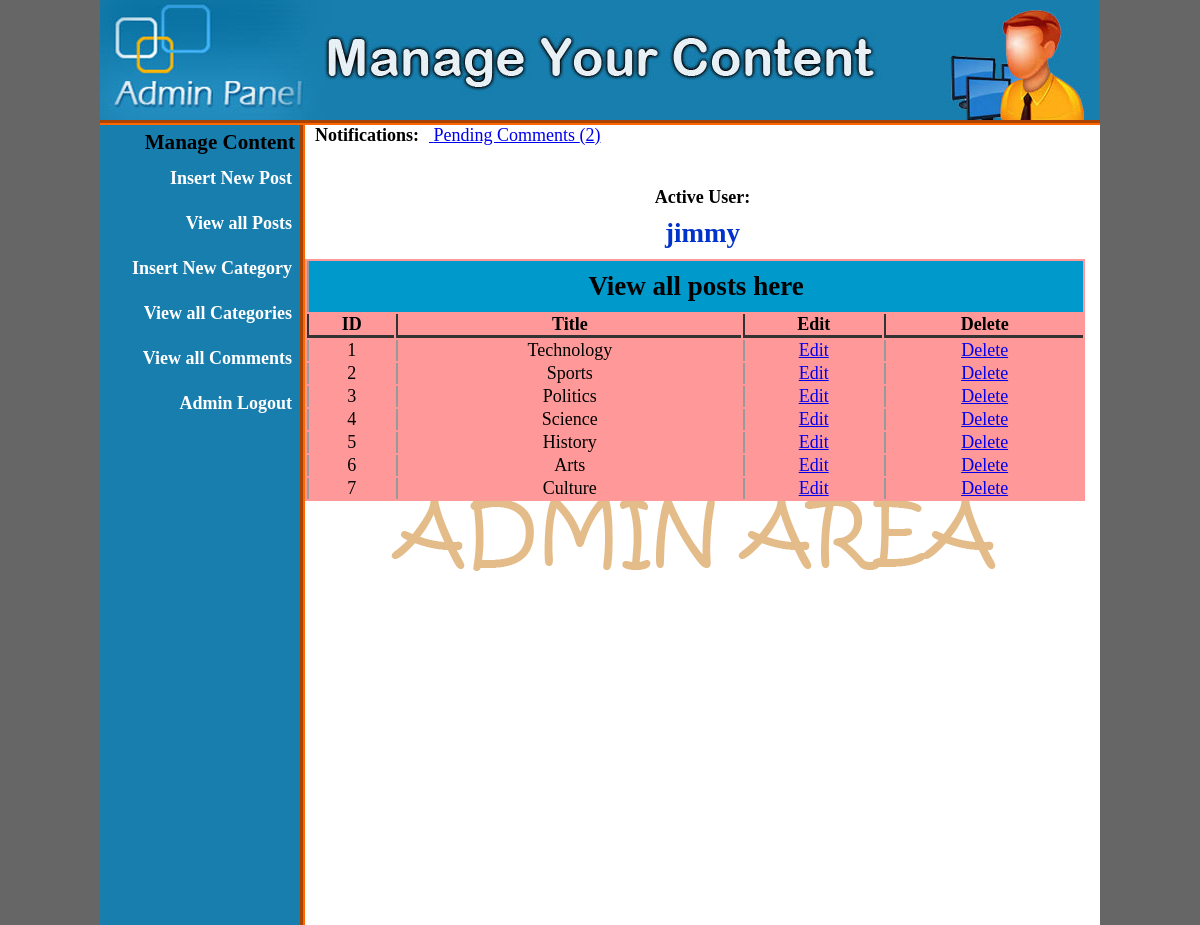
The app's page /admin/index.php?view_cats (signed in) with its own data.
### tables this page shows
CREATE TABLE IF NOT EXISTS `categories` (
  `cat_id` int(10) NOT NULL AUTO_INCREMENT,
  `cat_title` varchar(50) NOT NULL,
  PRIMARY KEY (`cat_id`)
);

### admin/includes/view_cats.php (the view, shortened to what this page needs)
<?php
if(!isset($_SESSION['user_name'])){
	echo "<script>window.open('../login.php?not_authorize=You are not Authorize to access!','_self')</script>";
	}
else {
?>
<!DOCTYPE HTML>
<html>
<head>
</head>
<body>
<table align="center" bgcolor="#FF9999" width="780">
    <tr>
    	<td colspan="8" align="center" bgcolor="#0099CC"><h2>View all posts here</h2></td>
    </tr>
    	<tr>
        	<th>ID</th>
            <th>Title</th>
            <th>Edit</th>
            <th>Delete</th>
        </tr>
<?php
include("includes/database.php");
	$get_cats = "select * from categories";
	$run_cats = mysqli_query($con,$get_cats);
	$i=1;
	while ($row_cats = mysqli_fetch_array($run_cats)){
			$cat_id = $row_cats['cat_id'];
			$cat_title = $row_cats['cat_title'];
?>
		<tr align="center">
        	<td><?php echo $i++; ?></td>
            <td><?php echo $cat_title; ?></td>
            <td><a href="index.php?edit_cat=<?php echo $cat_id; ?>">Edit</a></td>
            <td><a href="index.php?delete_cat=<?php echo $cat_id; ?>">Delete</a></td>
        </tr>
<?php } ?>
</table>
</body>
</html>
<?php } ?>

### admin/style.css (style rules this page uses)
html, body, div, span, applet, object, iframe, h1, h2, h3, h4, h5, h6, p, blockquote, pre, a, abbr, acronym, address, big, cite, code, del, dfn, em, img, ins, kbd, q, s, samp, small, strike, strong, sub, sup, tt, var, b, u, i, center, dl, dt, dd, ol, ul, li, fieldset, form, label, legend, table, caption, tbody, tfoot, thead, tr, th, td, article, aside, canvas, details, embed, figure, figcaption, footer, header, hgroup, menu, nav, output, ruby, section, summary, time, mark, audio, video { margin: 0; padding: 0; border: 0; vertical-align: baseline; }
body { background:#666; }

### admin/includes/view_cats.php (style rules this page uses)
th,td,tr,table { padding:0; margin:0; }
th { border-left:2px solid #333; border-bottom:3px solid #333; }
td { border-left:2px solid #999; }
h2 { padding:10px; }

### records on screen
categories: cat_title "Technology"
categories: cat_title "Sports"
categories: cat_title "Politics"
categories: cat_title "Science"
categories: cat_title "History"
categories: cat_title "Arts"
categories: cat_title "Culture"

### other values on screen
$count "2"
$_SESSION['user_name'] "jimmy"
